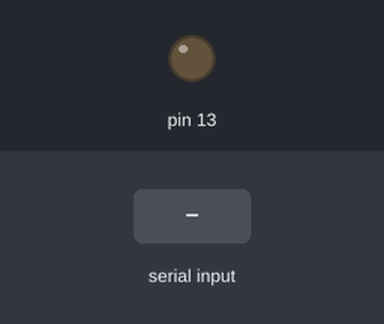
This sketch was run on a simulated Arduino Uno, built with avr-gcc and run on an emulated ATmega328P. On the bench: output pins drawn as LEDs (lit = HIGH). The test bench sets the inputs (shaded band).

Above: at 1.2 s.
1.3 s: "1" received over Serial
At 2.3 s:
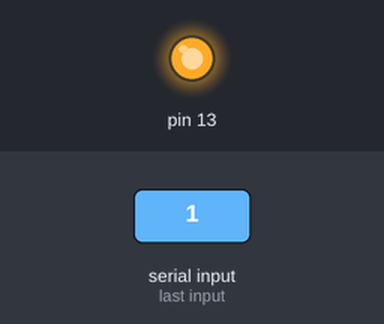
2.8 s: "0" received over Serial
At 3.4 s:
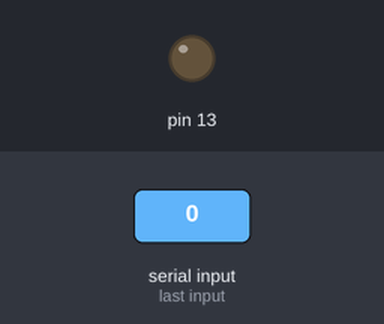
Timing chart, 0 to 5.8 s (numbered marks = the images above; inputs shaded):
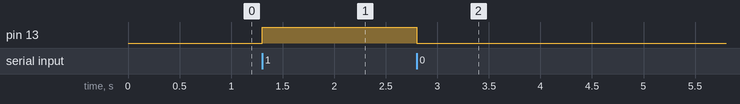

The sketch:

Module4.ino
```cpp
void setup() {
  // put your setup code here, to run once:
  pinMode(13, OUTPUT);
  digitalWrite(13, LOW);
  Serial.begin(9600);
}

void loop() {
  // put your main code here, to run repeatedly:
  if(Serial.available()){
    char x = Serial.read();

    if(x == '1'){
      digitalWrite(13, HIGH);
    }
    else if(x == '0'){
      digitalWrite(13, LOW);
    }
  }
}
```

module2.c
```cpp
#include<stdio.h>
int main(){
    int n0, n1, n3;
    n0 = 0, n1 = 1;
    printf("%d %d ", n0, n1);
    for(int i = 0; i < 4; i++){
        n3 = n0 + n1;
        printf("%d ", n3);
        n0 = n1;
        n1 = n3;
    }
}


		
```

Measured:
- after the input at 1.3 s, pin 13: LOW → HIGH at once
- after the input at 2.8 s, pin 13: HIGH → LOW at once
